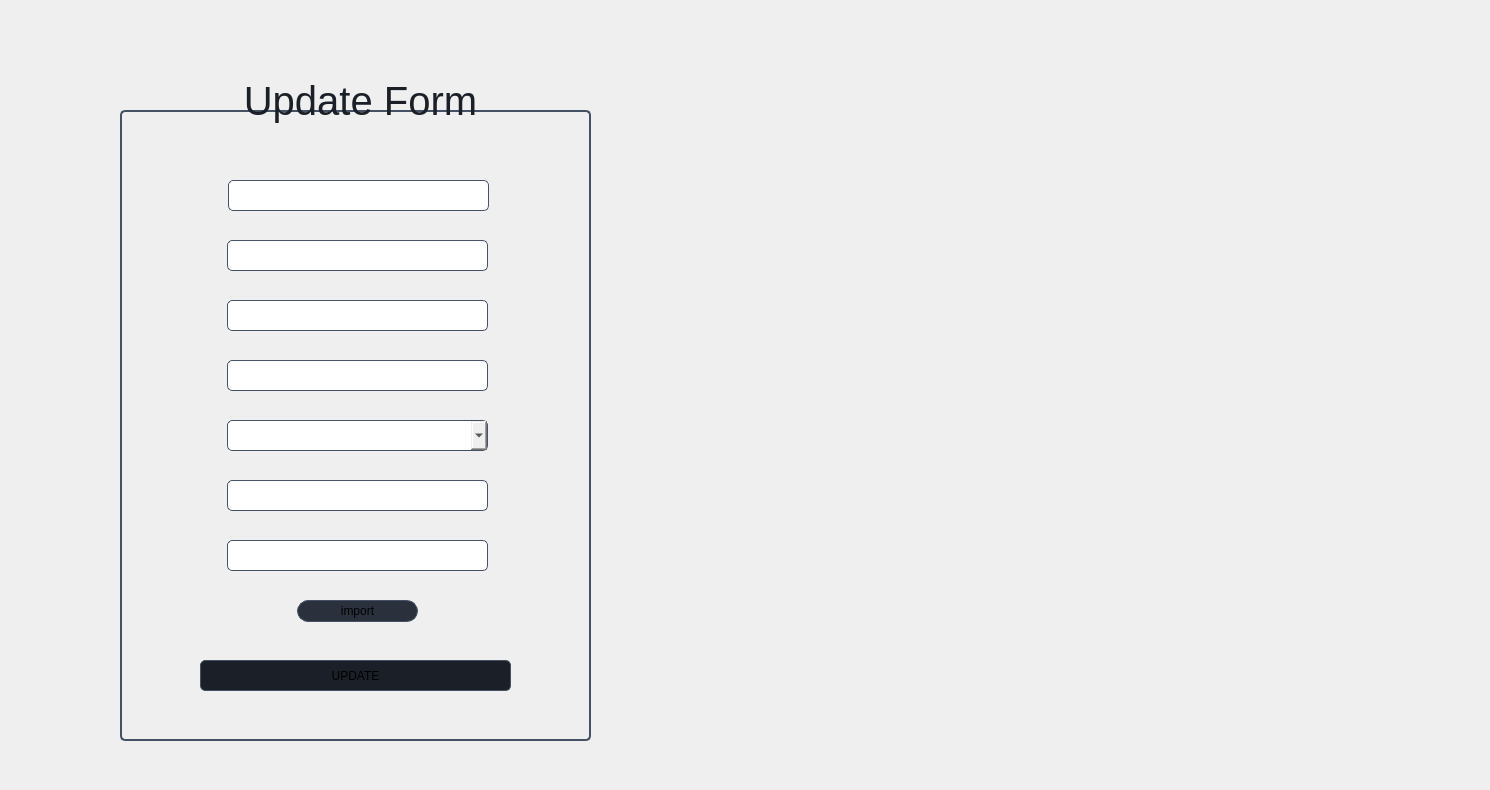
      <widget class="QWidget" name="update">
       <widget class="QGroupBox" name="groupBox_10">
        <property name="geometry">
         <rect>
          <x>120</x>
          <y>110</y>
          <width>471</width>
          <height>631</height>
         </rect>
        </property>
        <property name="styleSheet">
         <string notr="true">#groupBox_10{
border : 2px solid #455266 ; 
border-radius: 5px;
}</string>
        </property>
        <property name="title">
         <string/>
        </property>
        <widget class="QPushButton" name="update_val">
         <property name="geometry">
          <rect>
           <x>80</x>
           <y>550</y>
           <width>311</width>
           <height>31</height>
          </rect>
         </property>
         <property name="styleSheet">
          <string notr="true">#update_val{
background-color : #1B2028;
border : 1px solid #455266 ; 
border-radius : 5px ;
}
#update_val:hover{
background-color : #2c9cf6;
border : 1px solid #2c9cf6; 
} </string>
         </property>
         <property name="text">
          <string>UPDATE</string>
         </property>
         <property name="icon">
          <iconset>
           <normaloff>../assets/icons/edit-3.svg</normaloff>../assets/icons/edit-3.svg</iconset>
         </property>
        </widget>
        <widget class="QComboBox" name="up_gender_in">
         <property name="geometry">
          <rect>
           <x>107</x>
           <y>310</y>
           <width>261</width>
           <height>31</height>
          </rect>
         </property>
         <property name="styleSheet">
          <string notr="true">color : black ; 
border : 1px solid #455266 ; 
border-radius : 5px ; 
padding : 5px; </string>
         </property>
        </widget>
        <widget class="QLineEdit" name="up_email_in">
         <property name="geometry">
          <rect>
           <x>107</x>
           <y>430</y>
           <width>261</width>
           <height>31</height>
          </rect>
         </property>
         <property name="styleSheet">
          <string notr="true">color : black ; 
border : 1px solid #455266 ; 
border-radius : 5px ; 
</string>
         </property>
        </widget>
        <widget class="QPushButton" name="up_importFileButton">
         <property name="geometry">
          <rect>
           <x>177</x>
           <y>490</y>
           <width>121</width>
           <height>22</height>
          </rect>
         </property>
         <property name="styleSheet">
          <string notr="true">#up_importFileButton{
background-color : #2A313D;
border : 1px solid #455266 ; 
border-radius : 11px ;
} 
#up_importFileButton:hover{
background-color : #2c9cf6;
border : 1px solid #2c9cf6; 
} </string>
         </property>
         <property name="text">
          <string>import</string>
         </property>
        </widget>
        <widget class="QLineEdit" name="up_name_in">
         <property name="geometry">
          <rect>
           <x>107</x>
           <y>130</y>
           <width>261</width>
           <height>31</height>
          </rect>
         </property>
         <property name="styleSheet">
          <string notr="true">color : black ; 
border : 1px solid #455266 ; 
border-radius : 5px ; 
</string>
         </property>
        </widget>
        <widget class="QLineEdit" name="up_phone_in">
         <property name="geometry">
          <rect>
           <x>107</x>
           <y>370</y>
           <width>261</width>
           <height>31</height>
          </rect>
         </property>
         <property name="styleSheet">
          <string notr="true">color : black ; 
border : 1px solid #455266 ; 
border-radius : 5px ; 
</string>
         </property>
        </widget>
        <widget class="QLineEdit" name="up_first_name_in">
         <property name="geometry">
          <rect>
           <x>107</x>
           <y>190</y>
           <width>261</width>
           <height>31</height>
          </rect>
         </property>
         <property name="styleSheet">
          <string notr="true">color : black ; 
border : 1px solid #455266 ; 
border-radius : 5px ; 
</string>
         </property>
        </widget>
        <widget class="QLineEdit" name="up_dob_in">
         <property name="geometry">
          <rect>
           <x>107</x>
           <y>250</y>
           <width>261</width>
           <height>31</height>
          </rect>
         </property>
         <property name="styleSheet">
          <string notr="true">color : black ; 
border : 1px solid #455266 ; 
border-radius : 5px ; 
</string>
         </property>
        </widget>
        <widget class="QLabel" name="phone_error_2">
         <property name="geometry">
          <rect>
           <x>107</x>
           <y>405</y>
           <width>291</width>
           <height>21</height>
          </rect>
         </property>
         <property name="styleSheet">
          <string notr="true">color : red ; </string>
         </property>
         <property name="text">
          <string/>
         </property>
        </widget>
        <widget class="QLineEdit" name="up_cin_in">
         <property name="geometry">
          <rect>
           <x>108</x>
           <y>70</y>
           <width>261</width>
           <height>31</height>
          </rect>
         </property>
         <property name="styleSheet">
          <string notr="true">color : black ; 
border : 1px solid #455266 ; 
border-radius : 5px ; 
</string>
         </property>
         <property name="readOnly">
          <bool>true</bool>
         </property>
        </widget>
       </widget>
       <widget class="QLabel" name="label_39">
        <property name="geometry">
         <rect>
          <x>230</x>
          <y>70</y>
          <width>261</width>
          <height>61</height>
         </rect>
        </property>
        <property name="styleSheet">
         <string notr="true">color : #1B2028 ; 
font-size : 40px ; </string>
        </property>
        <property name="text">
         <string>Update Form</string>
        </property>
        <property name="alignment">
         <set>Qt::AlignCenter</set>
        </property>
       </widget>
       <widget class="QPushButton" name="backtolist_2">
        <property name="geometry">
         <rect>
          <x>30</x>
          <y>30</y>
          <width>41</width>
          <height>41</height>
         </rect>
        </property>
        <property name="styleSheet">
         <string notr="true">#backtolist_2{
border-radius : 20px;
}
#backtolist_2:hover{
background-color : #2c9cf6;
} </string>
        </property>
        <property name="text">
         <string/>
        </property>
        <property name="icon">
         <iconset>
          <normaloff>../assets/icons/arrow-left.svg</normaloff>../assets/icons/arrow-left.svg</iconset>
        </property>
        <property name="iconSize">
         <size>
          <width>30</width>
          <height>30</height>
         </size>
        </property>
       </widget>
       <widget class="QLabel" name="label_16">
        <property name="geometry">
         <rect>
          <x>630</x>
          <y>110</y>
          <width>851</width>
          <height>671</height>
         </rect>
        </property>
        <property name="text">
         <string/>
        </property>
        <property name="pixmap">
         <pixmap>../assets/delete-client.png</pixmap>
        </property>
        <property name="scaledContents">
         <bool>true</bool>
        </property>
       </widget>
      </widget>
